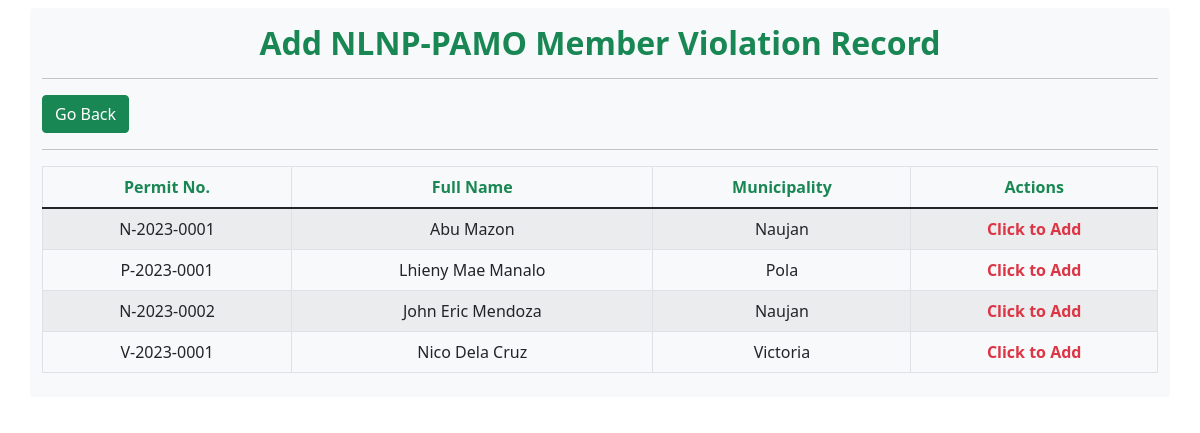
/admin/viol.php, run on the app's committed database.
### tables this page shows
CREATE TABLE `permit` (
  `permit_id` int(10) NOT NULL,
  `permit_num` varchar(11) NOT NULL DEFAULT 'M-YYYY-0000',
  `permit_status` varchar(50) NOT NULL DEFAULT 'Pending',
  `lname` varchar(255) NOT NULL,
  `fname` varchar(255) NOT NULL,
  `mname` varchar(255) NOT NULL,
  `municipality` varchar(255) NOT NULL,
  `barangay` varchar(255) NOT NULL,
  `sitio` varchar(255) NOT NULL,
  `dob` date NOT NULL,
  `age` int(3) NOT NULL,
  `sex` varchar(10) NOT NULL,
  `status` varchar(50) NOT NULL,
  `contact_num` text NOT NULL,
  `religion` varchar(255) NOT NULL,
  `citizenship` varchar(50) NOT NULL,
  `contact_person` varchar(255) NOT NULL,
  `relationship` varchar(255) NOT NULL,
  `contact_person_num` varchar(255) NOT NULL,
  `reg_type` varchar(255) NOT NULL,
  `vessel_type` varchar(255) NOT NULL,
  `vessel_use` varchar(255) NOT NULL,
  `vessel_material` varchar(255) NOT NULL,
  `fishing_gear_used` varchar(255) NOT NULL,
  `vessel_length` varchar(255) NOT NULL,
  `vessel_breadth` varchar(255) NOT NULL,
  `gross_tonnage` varchar(255) NOT NULL,
  `net_tonnage` varchar(255) NOT NULL,
  `horsepower` varchar(255) NOT NULL,
  `speed` varchar(255) NOT NULL,
  `engine_make` varchar(255) NOT NULL DEFAULT 'NONE',
  `serial_num` varchar(255) NOT NULL DEFAULT 'N/A',
  `curregdate` date NOT NULL,
  `curregexp` date NOT NULL,
  `curregissuance` varchar(255) NOT NULL DEFAULT 'N/A',
  `coastguardregnum` varchar(255) NOT NULL DEFAULT 'N/A',
  `permit_num1` varchar(1) NOT NULL DEFAULT 'M',
  `permit_num2` year(4) NOT NULL DEFAULT 0000,
  `permit_num3` varchar(4) NOT NULL DEFAULT '0000',
  `appl_date` date NOT NULL DEFAULT current_timestamp(),
  `user_id` int(50) NOT NULL,
  `approved_date` date NOT NULL,
  `id_status` varchar(50) NOT NULL DEFAULT 'Unreleased'
);

### admin/viol.php (the view, shortened to what this page needs)
<!DOCTYPE html>
<html lang="en">
<head>
    <link href="https://cdnjs.cloudflare.com/ajax/libs/twitter-bootstrap/5.1.3/css/bootstrap.min.css" rel="stylesheet" />
    <link href="https://cdn.datatables.net/v/bs5/jq-3.6.0/dt-1.13.3/datatables.min.css" rel="stylesheet" />
</head>
<body>
    <div class="container">
        <div class="row justify-content-center">
            <div class="col-lg bg-light rounded my-2 py-2">
                <h2 class="text-center text-success pt-2"><b>Add NLNP-PAMO Member Violation Record</b></h2>
                <hr>
                <a href="../admin/adminvm.php"><button type="button" class="btn btn-success">Go Back</button></a>
                <hr>
                <div class="table-responsive">
                    <table class="table table-bordered table-striped table-hover">
                        <thead>
                            <tr class="text-center">
                                <th class="text-success">
                                    <center>Permit No.</center>
                                </th>
                                <th class="text-success">
                                    <center>Full Name</center>
                                </th>
                                <th class="text-success">
                                    <center>Municipality</center>
                                </th>
                                <th class="text-success">
                                    <center>Actions</center>
                                </th>
                            </tr>
                        </thead>
                        <tbody>
                            <?php
                            $database = new Connection();
                            $db = $database->open();
                            try {
                                $sql = 'SELECT * FROM permit where permit_status = "Approved" ORDER BY appl_date asc';
                                foreach ($db->query($sql) as $row) {
                            ?>
                                    <tr>
                                        <td>
                                            <center><?= $row['permit_num'] ?></center>
                                        </td>
                                        <td>
                                            <center><?= $row['fname'] ?> <?= $row['lname'] ?></center>
                                        </td>
                                        <td>
                                            <center><?= $row['municipality'] ?></center>
                                        </td>
                                        <td><span>
                                                <center>
                                                    <a href="#viol_<?php echo $row['permit_id']; ?>" class="text-decoration-none text-danger" data-bs-toggle="modal">
                                                        <center><b>Click to Add</b>
                                            </span></center>
                                        </td>
                                    </tr>
                            <?php
                                }
                            } catch (PDOException $e) {
                                echo "There is some problem in connection: " . $e->getMessage();
                            }
                            ?>
                        </tbody>
                    </table>
                </div>
            </div>
        </div>
    </div>
</body>
</html>

### data on the page
permit: permit_num "N-2023-0001", fname "Abu", lname "Mazon", municipality "Naujan"
permit: permit_num "P-2023-0001", fname "Lhieny Mae", lname "Manalo", municipality "Pola"
permit: permit_num "N-2023-0002", fname "John Eric", lname "Mendoza", municipality "Naujan"
permit: permit_num "V-2023-0001", fname "Nico", lname "Dela Cruz", municipality "Victoria"
